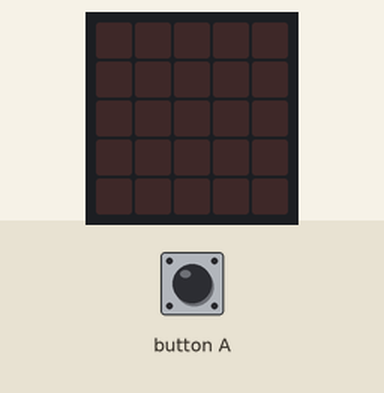
This program was run on a simulated BBC micro:bit (MakeCode). Parts: the board's 5×5 LED display. Inputs (shaded band) come from the test bench.

Above: at 1.2 s.
1.3 s: button A pressed for 0.15 s
At 2.0 s:
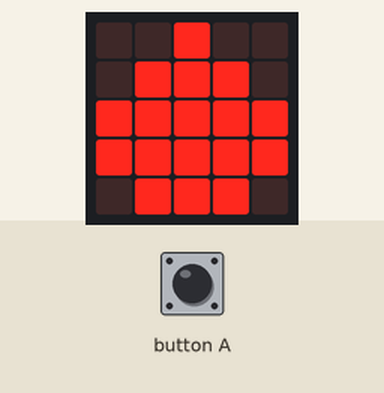
At 6.1 s:
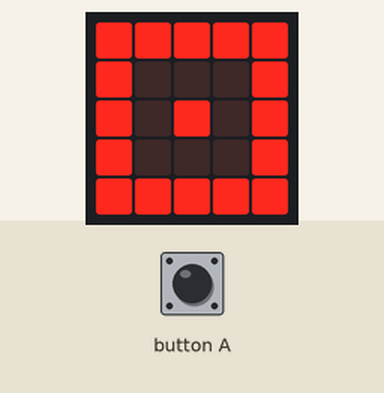
Timing chart, 0 to 7.6 s (numbered marks = the images above; inputs shaded):
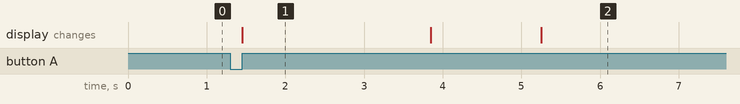

The program:

main.ts
```typescript
input.onButtonPressed(Button.A, function () {
    basic.showLeds(`
        . . # . .
        . # # # .
        # # # # #
        # # # # #
        . # # # .
        `)
    basic.pause(2000)
    basic.showLeds(`
        . . . . .
        . # # . .
        # # # # #
        # # # # #
        . # # . .
        `)
    basic.pause(1000)
    basic.showLeds(`
        # # # # #
        # . . . #
        # . # . #
        # . . . #
        # # # # #
        `)
    basic.pause(5000)
    basic.showLeds(`
        . . # # #
        . # # # #
        . # # # #
        . # # # .
        # . . . .
        `)
    basic.pause(2000)
})
```

test.ts
```typescript
// aquí va el archivo "tests"; esto no se compilará cuando este paquete se utilice como una extensión.
```

Measured:
- after the input at 1.3 s, the display: changes after 0.15 s (image 1)
- what the display in image 1 shows lasts 2.4 s, from 1.5 s to 3.9 s
